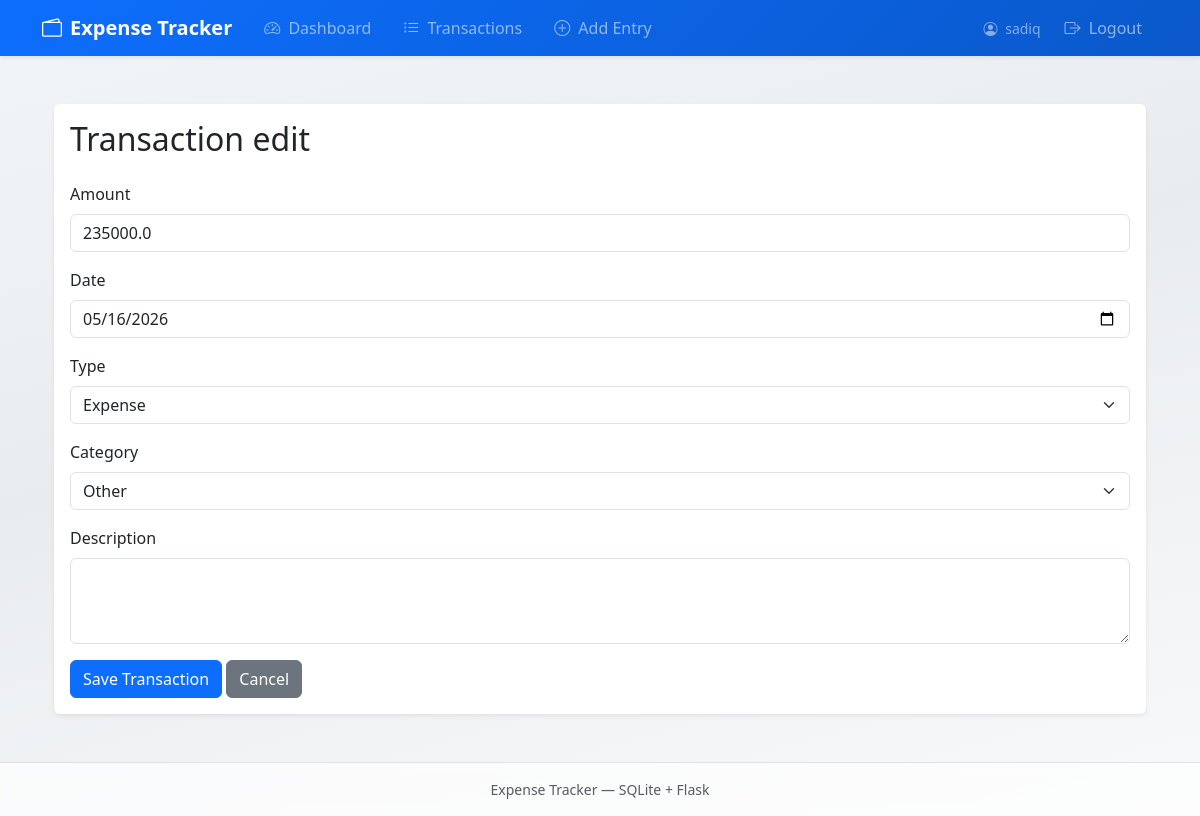
The app's page /transactions/5/edit (signed in), older data.
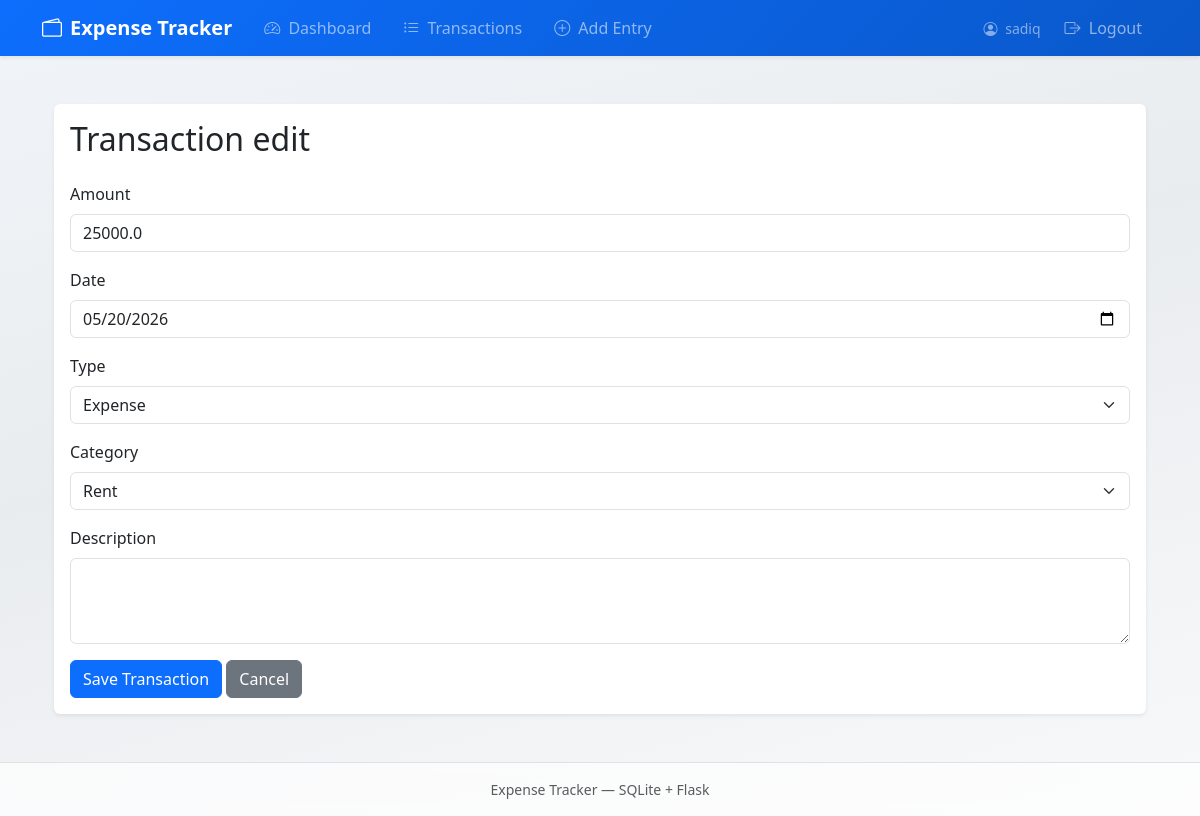
The same page, newer data.
### expense_tracker/models/user_model.py (models this page shows, shortened)
class User(UserMixin, db.Model):
    __tablename__ = "users"
    id = db.Column(db.Integer, primary_key=True)
    username = db.Column(db.String(80), unique=True, nullable=False, index=True)
    password_hash = db.Column(db.String(256), nullable=False)
    transactions = db.relationship(
        "Transaction",
        backref="owner",
        lazy="dynamic",
        cascade="all, delete-orphan",
    )

### expense_tracker/models/transaction_model.py (models this page shows, shortened)
class Transaction(db.Model):
    __tablename__ = "transactions"
    id = db.Column(db.Integer, primary_key=True)
    user_id = db.Column(db.Integer, db.ForeignKey("users.id"), nullable=False, index=True)
    amount = db.Column(db.Float, nullable=False)
    entry_type = db.Column(db.String(20), nullable=False)
    category = db.Column(db.String(64), nullable=False)
    description = db.Column(db.String(255), default="")
    entry_date = db.Column(db.Date, nullable=False, default=date.today, index=True)

### expense_tracker/routes/transaction_routes.py (the view, shortened to what this page needs)
@transaction_bp.route("/<int:tx_id>/edit", methods=["GET", "POST"])
@login_required
def edit(tx_id: int):
    t = Transaction.query.filter_by(id=tx_id, user_id=current_user.id).first()
    if t is None:
        abort(404)
    return render_template(
        "transactions/form.html",
        form_title="Transaction edit",
        action=url_for("transactions.edit", tx_id=t.id),
        expense_categories=EXPENSE_CATEGORIES,
        income_categories=INCOME_CATEGORIES,
        transaction=t,
        form_draft=None,
    )

### expense_tracker/templates/transactions/form.html (shortened to what this page needs)
{% extends "base.html" %}
{% block content %}
{% set fd = form_draft if form_draft is not none else none %}
{% set etype =
    (fd.entry_type if fd and fd.entry_type
    else (transaction.entry_type if transaction else 'income'))
%}
<div class="container mt-4">
    <div class="card shadow-sm">
        <div class="card-body">
            <h2 class="mb-4">{{ form_title }}</h2>
            <form method="POST" action="{{ action }}">
                <div class="mb-3">
                    <label class="form-label">
                        Amount
                    </label>
                    <input
                        type="number"
                        step="0.01"
                        name="amount"
                        class="form-control"
                        required
                        value="{{
                            fd.amount
                            if fd
                            else (transaction.amount if transaction else '')
                        }}"
                    >
                </div>
                <div class="mb-3">
                    <label class="form-label">
                        Date
                    </label>
                    <input
                        type="date"
                        name="entry_date"
                        class="form-control"
                        value="{{
                            fd.entry_date
                            if fd
                            else (
                                transaction.entry_date.strftime('%Y-%m-%d')
                                if transaction else ''
                            )
                        }}"
                    >
                </div>
                <div class="mb-3">
                    <label class="form-label">
                        Type
                    </label>
                    <select
                        name="entry_type"
                        id="entry_type"
                        class="form-select"
                        required
                        onchange="updateCategories()"
                    >
                        <option
                            value="expense"
                            {% if etype == "expense" %}
                                selected
                            {% endif %}
                        >
                            Expense
                        </option>
                    </select>
                </div>
                <div class="mb-3">
                    <label class="form-label">
                        Category
                    </label>
                    <select
                        name="category"
                        id="category"
                        class="form-select"
                        required
                    >
                    </select>
                </div>
                <div class="mb-3">
                    <label class="form-label">
                        Description
                    </label>
                    <textarea
                        name="description"
                        class="form-control"
                        rows="3"
                    >{{
                    }}</textarea>
                </div>
                 <button
    type="submit"
    class="btn btn-primary"
    onclick="this.disabled=true; this.innerText='Saving...'; this.form.submit();"
>
    Save Transaction
</button>
                <a
                    href="{{ url_for('transactions.list_transactions') }}"
                    class="btn btn-secondary"
                >
                    Cancel
                </a>
            </form>
        </div>
    </div>
</div>
{% endblock %}

### expense_tracker/templates/base.html (shortened to what this page needs)
<!DOCTYPE html>
<html lang="en">
<head>
  <link
    href="https://cdn.jsdelivr.net/npm/bootstrap@5.3.3/dist/css/bootstrap.min.css"
    rel="stylesheet"
  >
  <link
    rel="stylesheet"
    href="https://cdn.jsdelivr.net/npm/bootstrap-icons@1.11.3/font/bootstrap-icons.min.css"
  >
  <link
    rel="stylesheet"
    href="{{ url_for('static', filename='css/style.css') }}"
  >
</head>
<body class="d-flex flex-column min-vh-100">
  <nav class="navbar navbar-expand-lg navbar-dark bg-gradient-nav shadow-sm mb-4">
    <div class="container">
      {% if current_user.is_authenticated %}
      <a
        class="navbar-brand fw-semibold d-flex align-items-center gap-2"
        href="{{ url_for('dashboard.home') }}"
      >
        <i class="bi bi-wallet2"></i>
        <span>
          Expense Tracker
        </span>
      </a>
      {% endif %}
      <div
        class="collapse navbar-collapse"
        id="mainNav"
      >
        <ul class="navbar-nav me-auto mb-2 mb-lg-0">
          {% if current_user.is_authenticated %}
          <li class="nav-item">
            <a
              class="nav-link px-3 rounded-pill {% if request.endpoint == 'dashboard.home' %}active fw-semibold{% endif %}"
              href="{{ url_for('dashboard.home') }}"
            >
              <i class="bi bi-speedometer2 me-1"></i>
              Dashboard
            </a>
          </li>
          <li class="nav-item">
            <a
              class="nav-link px-3 rounded-pill {% if request.endpoint == 'transactions.list_transactions' %}active fw-semibold{% endif %}"
              href="{{ url_for('transactions.list_transactions') }}"
            >
              <i class="bi bi-list-ul me-1"></i>
              Transactions
            </a>
          </li>
          <li class="nav-item">
            <a
              class="nav-link px-3 rounded-pill {% if request.endpoint == 'transactions.add' %}active fw-semibold{% endif %}"
              href="{{ url_for('transactions.add') }}"
            >
              <i class="bi bi-plus-circle me-1"></i>
              Add Entry
            </a>
          </li>
          {% endif %}
        </ul>
        <ul class="navbar-nav ms-auto align-items-lg-center">
          {% if current_user.is_authenticated %}
          <li class="nav-item me-lg-2">
            <span class="navbar-text text-white-50 small">
              <i class="bi bi-person-circle me-1"></i>
              {{ current_user.username }}
            </span>
          </li>
          <li class="nav-item">
            <a
              class="nav-link rounded-pill px-3"
              href="{{ url_for('auth.logout') }}"
            >
              <i class="bi bi-box-arrow-right me-1"></i>
              Logout
            </a>
          </li>
          {% endif %}
        </ul>
      </div>
    </div>
  </nav>
  <main class="container flex-grow-1 pb-5 page-enter">
    {% block content %}{% endblock %}
  </main>
  <footer class="footer-muted border-top mt-auto py-3">
    <div class="container small text-center text-muted">
      Expense Tracker — SQLite + Flask
    </div>
  </footer>
</body>
</html>

### expense_tracker/static/css/style.css (style rules this page uses)
:root { --brand: #0d6efd; --nav-gradient-start: #0d6efd; --nav-gradient-end: #0a58ca; }
html { scroll-behavior: smooth; }
body { min-height: 100vh; background: linear-gradient(165deg, #f1f5f9 0%, #e9ecef 45%, #f8f9fa 100%); }
.bg-gradient-nav { background: linear-gradient(135deg, var(--nav-gradient-start), var(--nav-gradient-end)) !important; }
.card { border: none; box-shadow: 0 0.25rem 1rem rgba(15, 23, 42, 0.06); }
.navbar-brand { font-weight: 600; }
.footer-muted { background: rgba(255, 255, 255, 0.65); backdrop-filter: blur(6px); }
.page-enter { animation: pageFade 0.35s ease-out; }

Row changes from the older to the newer data that the page shows:
changed Transaction "Expense": amount "235000.0" → "25000.0"; entry_date "05/16/2026" → "05/20/2026"
Text that changed along with them:
form field category: "Other" → "Rent"
